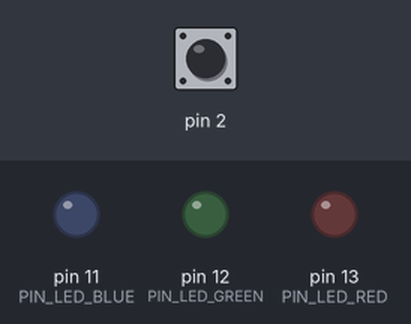
Bench run of a sketch on a simulated Arduino Uno, built with avr-gcc and run on an emulated ATmega328P. Parts: output pins drawn as LEDs (lit = HIGH). The inputs (shaded band) are chosen by the test bench; at power-on: pin 2 HIGH.

Above: at 1.2 s.
1.3 s: pin 2 driven LOW
At 2.2 s:
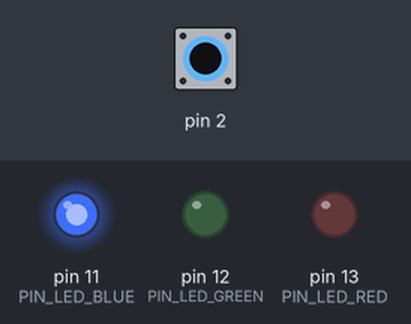
2.8 s: pin 2 pulsed HIGH 5 times (0.12 s each, 0.3 s apart)
At 5.0 s:
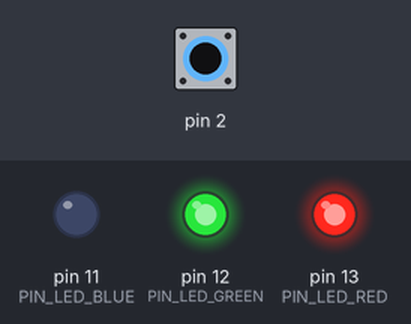
5.8 s: pin 2 pulsed HIGH 2 times (0.12 s each, 0.3 s apart)
At 6.07 s:
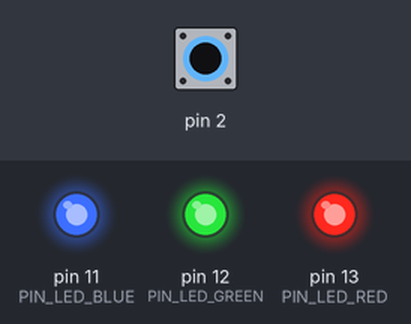
Timing chart, 0 to 8.8 s (numbered marks = the images above; inputs shaded):
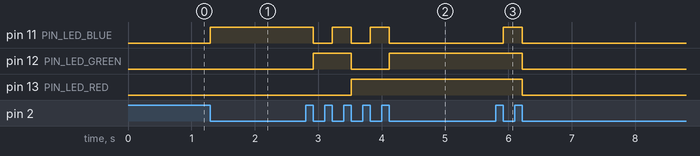

Measured:
- after the input at 1.3 s, pin 11 (PIN_LED_BLUE): LOW → HIGH at once
- after the input at 2.8 s, pin 11 (PIN_LED_BLUE): alternates HIGH for 0.30 s and LOW for 0.30 s, 5 changes in all, then stays LOW, starting after 0.12 s; pin 12 (PIN_LED_GREEN): LOW → HIGH after 0.12 s, → LOW 0.60 s later, → HIGH 0.60 s later; pin 13 (PIN_LED_RED): LOW → HIGH after 0.72 s
- after the input at 5.8 s, pin 11 (PIN_LED_BLUE): LOW → HIGH after 0.12 s, → LOW 0.30 s later; pin 12 (PIN_LED_GREEN), pin 13 (PIN_LED_RED): HIGH → LOW after 0.42 s

The sketch:

aula08_atvd01.ino
```cpp
#include <avr/io.h>
#include <avr/interrupt.h>

/* Definição do pino do LED vermelho */
#define PIN_LED_RED   PB5

/* Definição do pino do LED verde */
#define PIN_LED_GREEN PB4

/* Definição do pino do LED azul */
#define PIN_LED_BLUE  PB3

/* Variável global compartilhada com a interrupção */
/* "volatile" evita otimizações indevidas do compilador */
volatile int counter = 0;

void setup()
{
  /* Configura os pinos dos LEDs como saída */
  DDRB |= (1 << PIN_LED_RED)| (1 << PIN_LED_GREEN) | (1 << PIN_LED_BLUE);

  /* Configura PD2 como entrada */
  DDRD &= ~(1 << PD2);

  /* Configura INT0 para interrupção na borda de descida */
  EICRA |= (1 << ISC01);

  /* Complementa configuração da borda de descida */
  EICRA &= ~(1 << ISC00);

  /* Habilita a interrupção externa INT0 */
  EIMSK |= (1 << INT0);

  /* Habilita interrupções globais */
  sei();
}

void loop()
{
  /* Verifica o valor atual do contador */
  switch(counter)
  {
    case 1:
    	/* Representa o valor binário 001 */
    	PORTB |= (1 << PIN_LED_BLUE);

    	/* Garante RED e GREEN desligados */
    	PORTB &= ~((1 << PIN_LED_GREEN)|(1 << PIN_LED_RED));
    	break;

    case 2:
    	/* Representa o valor binário 010 */
    	PORTB |= (1 << PIN_LED_GREEN);

    	/* Garante RED e BLUE desligados */
    	PORTB &= ~((1 << PIN_LED_RED)|(1 << PIN_LED_BLUE));
    	break;

    case 3:
    	/* Representa o valor binário 011 */
    	PORTB |= (1 << PIN_LED_BLUE)| (1 << PIN_LED_GREEN);

    	/* Garante RED desligado */
    	PORTB &= ~((1 << PIN_LED_RED));
    	break;

    case 4:
    	/* Representa o valor binário 100 */
    	PORTB |= (1 << PIN_LED_RED);

    	/* Garante GREEN e BLUE desligados */
    	PORTB &= ~((1 << PIN_LED_GREEN)|(1 << PIN_LED_BLUE));
    	break;

    case 5:
    	/* Representa o valor binário 101 */
    	PORTB |= (1 << PIN_LED_RED)| (1 << PIN_LED_BLUE);

    	/* Garante GREEN desligado */
    	PORTB &= ~((1 << PIN_LED_GREEN));
    	break;

    case 6:
    	/* Representa o valor binário 110 */
    	PORTB |= (1 << PIN_LED_RED)| (1 << PIN_LED_GREEN);

    	/* Garante BLUE desligado */
    	PORTB &= ~((1 << PIN_LED_BLUE));
    	break;

    case 7:
    	/* Representa o valor binário 111 */
    	PORTB |= (1 << PIN_LED_RED)|(1 << PIN_LED_GREEN)|(1 << PIN_LED_BLUE);
    	break;

    default:
    	/* Representa o valor binário 000 */
    	PORTB &= ~((1 << PIN_LED_GREEN)|(1 << PIN_LED_RED)|(1 << PIN_LED_BLUE));
  }
}

/* Rotina de interrupção externa INT0 */
ISR(INT0_vect)
{
  /* Incrementa o contador */
  counter ++;

  /* Verifica se o contador ultrapassou 7 */
  if (counter >=8)
  {
    /* Reinicia a contagem */
    counter = 0;
  }
}
```
